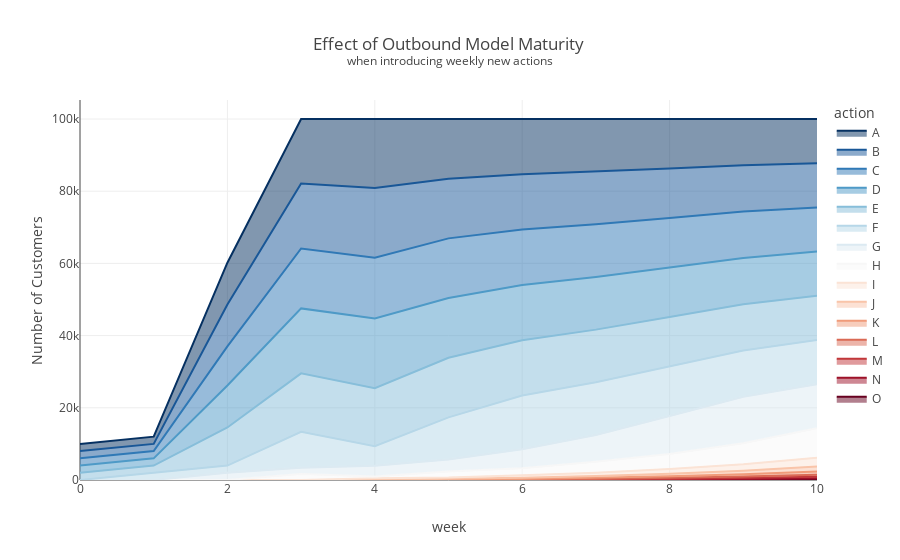

The notebook cell this image was saved under:
### Markdown cell above
## Effect on all new actions

If at day zero all actions are new, it depends on the amount of available
actions.

If there are sufficient actions, then all customers may receive one, but
the targeting will not be very personalized. The distribution will still look even.

If there are few actions, then the model maturity capping may have the effect
that initially not everyone will get an action. As the models mature and become
more targeted, this will change.

### Code cell
WithAllNewActions

### Figure 1 — Plotly figure (JSON) as saved in the notebook; plotly's stock layout.template omitted (floating-point values rounded to 4 significant figures)
{"data": [{"fillpattern": {"shape": ""}, "hovertemplate": "action=O<br>week=%{x}<br>Number of Customers=%{y}<extra></extra>", "legendgroup": "O", "line": {"color": "rgb(103, 0, 31)"}, "marker": {"symbol": "circle"}, "mode": "lines", "name": "O", "orientation": "v", "showlegend": true, "stackgroup": "1", "type": "scatter", "x": [10], "xaxis": "x", "y": [244.8], "yaxis": "y"}, {"fillpattern": {"shape": ""}, "hovertemplate": "action=N<br>week=%{x}<br>Number of Customers=%{y}<extra></extra>", "legendgroup": "N", "line": {"color": "rgb(157, 17, 40)"}, "marker": {"symbol": "circle"}, "mode": "lines", "name": "N", "orientation": "v", "showlegend": true, "stackgroup": "1", "type": "scatter", "x": [9, 10], "xaxis": "x", "y": [256.6, 244.8], "yaxis": "y"}, {"fillpattern": {"shape": ""}, "hovertemplate": "action=M<br>week=%{x}<br>Number of Customers=%{y}<extra></extra>", "legendgroup": "M", "line": {"color": "rgb(193, 55, 58)"}, "marker": {"symbol": "circle"}, "mode": "lines", "name": "M", "orientation": "v", "showlegend": true, "stackgroup": "1", "type": "scatter", "x": [8, 9, 10], "xaxis": "x", "y": [274.2, 256.6, 409.3], "yaxis": "y"}, {"fillpattern": {"shape": ""}, "hovertemplate": "action=L<br>week=%{x}<br>Number of Customers=%{y}<extra></extra>", "legendgroup": "L", "line": {"color": "rgb(218, 106, 85)"}, "marker": {"symbol": "circle"}, "mode": "lines", "name": "L", "orientation": "v", "showlegend": true, "stackgroup": "1", "type": "scatter", "x": [7, 8, 9, 10], "xaxis": "x", "y": [291.7, 274.2, 439.9, 584.3], "yaxis": "y"}, {"fillpattern": {"shape": ""}, "hovertemplate": "action=K<br>week=%{x}<br>Number of Customers=%{y}<extra></extra>", "legendgroup": "K", "line": {"color": "rgb(240, 155, 122)"}, "marker": {"symbol": "circle"}, "mode": "lines", "name": "K", "orientation": "v", "showlegend": true, "stackgroup": "1", "type": "scatter", "x": [6, 7, 8, 9, 10], "xaxis": "x", "y": [306.4, 291.7, 480.0, 632.5, 891.5], "yaxis": "y"}, {"fillpattern": {"shape": ""}, "hovertemplate": "action=J<br>week=%{x}<br>Number of Customers=%{y}<extra></extra>", "legendgroup": "J", "line": {"color": "rgb(249, 196, 169)"}, "marker": {"symbol": "circle"}, "mode": "lines", "name": "J", "orientation": "v", "showlegend": true, "stackgroup": "1", "type": "scatter", "x": [5, 6, 7, 8, 9, 10], "xaxis": "x", "y": [330.6, 306.4, 528.0, 702.1, 988.9, 1365.0], "yaxis": "y"}, {"fillpattern": {"shape": ""}, "hovertemplate": "action=I<br>week=%{x}<br>Number of Customers=%{y}<extra></extra>", "legendgroup": "I", "line": {"color": "rgb(251, 227, 213)"}, "marker": {"symbol": "circle"}, "mode": "lines", "name": "I", "orientation": "v", "showlegend": true, "stackgroup": "1", "type": "scatter", "x": [4, 5, 6, 7, 8, 9, 10], "xaxis": "x", "y": [500.1, 330.6, 681.8, 885.4, 1290.0, 1764.0, 2457.0], "yaxis": "y"}, {"fillpattern": {"shape": ""}, "hovertemplate": "action=H<br>week=%{x}<br>Number of Customers=%{y}<extra></extra>", "legendgroup": "H", "line": {"color": "rgb(247, 247, 247)"}, "marker": {"symbol": "circle"}, "mode": "lines", "name": "H", "orientation": "v", "showlegend": true, "stackgroup": "1", "type": "scatter", "x": [3, 4, 5, 6, 7, 8, 9, 10], "xaxis": "x", "y": [1692.0, 500.1, 1701.0, 1952.0, 3075.0, 4201.0, 5864.0, 8115.0], "yaxis": "y"}, {"fillpattern": {"shape": ""}, "hovertemplate": "action=G<br>week=%{x}<br>Number of Customers=%{y}<extra></extra>", "legendgroup": "G", "line": {"color": "rgb(220, 234, 242)"}, "marker": {"symbol": "circle"}, "mode": "lines", "name": "G", "orientation": "v", "showlegend": true, "stackgroup": "1", "type": "scatter", "x": [2, 3, 4, 5, 6, 7, 8, 9, 10], "xaxis": "x", "y": [2000, 1692.0, 2951.0, 3321.0, 5293.0, 7413.0, 10520.0, 12830.0, 12240.0], "yaxis": "y"}, {"fillpattern": {"shape": ""}, "hovertemplate": "action=F<br>week=%{x}<br>Number of Customers=%{y}<extra></extra>", "legendgroup": "F", "line": {"color": "rgb(182, 215, 232)"}, "marker": {"symbol": "circle"}, "mode": "lines", "name": "F", "orientation": "v", "showlegend": true, "stackgroup": "1", "type": "scatter", "x": [1, 2, 3, 4, 5, 6, 7, 8, 9, 10], "xaxis": "x", "y": [2000, 2000, 9984.0, 5401.0, 11660.0, 14860.0, 14590.0, 13710.0, 12830.0, 12240.0], "yaxis": "y"}, {"fillpattern": {"shape": ""}, "hovertemplate": "action=E<br>week=%{x}<br>Number of Customers=%{y}<extra></extra>", "legendgroup": "E", "line": {"color": "rgb(135, 190, 218)"}, "marker": {"symbol": "circle"}, "mode": "lines", "name": "E", "orientation": "v", "showlegend": true, "stackgroup": "1", "type": "scatter", "x": [0, 1, 2, 3, 4, 5, 6, 7, 8, 9, 10], "xaxis": "x", "y": [2000, 2000, 10550.0, 16170.0, 16060.0, 16530.0, 15320.0, 14590.0, 13710.0, 12830.0, 12240.0], "yaxis": "y"}, {"fillpattern": {"shape": ""}, "hovertemplate": "action=D<br>week=%{x}<br>Number of Customers=%{y}<extra></extra>", "legendgroup": "D", "line": {"color": "rgb(78, 154, 199)"}, "marker": {"symbol": "circle"}, "mode": "lines", "name": "D", "orientation": "v", "showlegend": true, "stackgroup": "1", "type": "scatter", "x": [0, 1, 2, 3, 4, 5, 6, 7, 8, 9, 10], "xaxis": "x", "y": [2000, 2000, 11640.0, 18000.0, 19350.0, 16530.0, 15320.0, 14590.0, 13710.0, 12830.0, 12240.0], "yaxis": "y"}, {"fillpattern": {"shape": ""}, "hovertemplate": "action=C<br>week=%{x}<br>Number of Customers=%{y}<extra></extra>", "legendgroup": "C", "line": {"color": "rgb(48, 121, 182)"}, "marker": {"symbol": "circle"}, "mode": "lines", "name": "C", "orientation": "v", "showlegend": true, "stackgroup": "1", "type": "scatter", "x": [0, 1, 2, 3, 4, 5, 6, 7, 8, 9, 10], "xaxis": "x", "y": [2000, 2000, 10810.0, 16600.0, 16810.0, 16530.0, 15320.0, 14590.0, 13710.0, 12830.0, 12240.0], "yaxis": "y"}, {"fillpattern": {"shape": ""}, "hovertemplate": "action=B<br>week=%{x}<br>Number of Customers=%{y}<extra></extra>", "legendgroup": "B", "line": {"color": "rgb(25, 87, 151)"}, "marker": {"symbol": "circle"}, "mode": "lines", "name": "B", "orientation": "v", "showlegend": true, "stackgroup": "1", "type": "scatter", "x": [0, 1, 2, 3, 4, 5, 6, 7, 8, 9, 10], "xaxis": "x", "y": [2000, 2000, 11630.0, 18000.0, 19330.0, 16530.0, 15320.0, 14590.0, 13710.0, 12830.0, 12240.0], "yaxis": "y"}, {"fillpattern": {"shape": ""}, "hovertemplate": "action=A<br>week=%{x}<br>Number of Customers=%{y}<extra></extra>", "legendgroup": "A", "line": {"color": "rgb(5, 48, 97)"}, "marker": {"symbol": "circle"}, "mode": "lines", "name": "A", "orientation": "v", "showlegend": true, "stackgroup": "1", "type": "scatter", "x": [0, 1, 2, 3, 4, 5, 6, 7, 8, 9, 10], "xaxis": "x", "y": [2000, 2000, 11560.0, 17870.0, 19090.0, 16530.0, 15320.0, 14590.0, 13710.0, 12830.0, 12240.0], "yaxis": "y"}], "layout": {"legend": {"title": {"text": "action"}, "tracegroupgap": 0, "traceorder": "reversed"}, "title": {"text": "Effect of Outbound Model Maturity <br><sup>when introducing weekly new actions</sup>"}, "xaxis": {"anchor": "y", "domain": [0, 1], "title": {"text": "week"}}, "yaxis": {"anchor": "x", "domain": [0, 1], "title": {"text": "Number of Customers"}}}}
